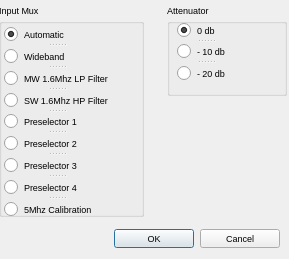
<?xml version="1.0" encoding="UTF-8"?>
<ui version="4.0">
 <class>ElektorOptions</class>
 <widget class="QDialog" name="ElektorOptions">
  <property name="geometry">
   <rect>
    <x>0</x>
    <y>0</y>
    <width>289</width>
    <height>259</height>
   </rect>
  </property>
  <property name="windowTitle">
   <string>Dialog</string>
  </property>
  <widget class="QWidget" name="layoutWidget">
   <property name="geometry">
    <rect>
     <x>4</x>
     <y>225</y>
     <width>276</width>
     <height>28</height>
    </rect>
   </property>
   <property name="font">
    <font>
     <pointsize>7</pointsize>
    </font>
   </property>
   <layout class="QHBoxLayout">
    <property name="spacing">
     <number>6</number>
    </property>
    <property name="margin">
     <number>0</number>
    </property>
    <item>
     <spacer>
      <property name="font">
       <font>
        <pointsize>7</pointsize>
       </font>
      </property>
      <property name="orientation">
       <enum>Qt::Horizontal</enum>
      </property>
      <property name="sizeHint" stdset="0">
       <size>
        <width>131</width>
        <height>31</height>
       </size>
      </property>
     </spacer>
    </item>
    <item>
     <widget class="QPushButton" name="okButton">
      <property name="font">
       <font>
        <pointsize>7</pointsize>
       </font>
      </property>
      <property name="text">
       <string>OK</string>
      </property>
     </widget>
    </item>
    <item>
     <widget class="QPushButton" name="cancelButton">
      <property name="font">
       <font>
        <pointsize>7</pointsize>
       </font>
      </property>
      <property name="text">
       <string>Cancel</string>
      </property>
     </widget>
    </item>
   </layout>
  </widget>
  <widget class="QGroupBox" name="groupBox">
   <property name="geometry">
    <rect>
     <x>-1</x>
     <y>4</y>
     <width>145</width>
     <height>213</height>
    </rect>
   </property>
   <property name="font">
    <font>
     <pointsize>7</pointsize>
    </font>
   </property>
   <property name="title">
    <string>Input Mux</string>
   </property>
   <widget class="QSplitter" name="splitter">
    <property name="geometry">
     <rect>
      <x>5</x>
      <y>21</y>
      <width>105</width>
      <height>193</height>
     </rect>
    </property>
    <property name="font">
     <font>
      <pointsize>7</pointsize>
     </font>
    </property>
    <property name="orientation">
     <enum>Qt::Vertical</enum>
    </property>
    <widget class="QRadioButton" name="automaticButton">
     <property name="font">
      <font>
       <pointsize>7</pointsize>
      </font>
     </property>
     <property name="text">
      <string>Automatic</string>
     </property>
     <property name="checkable">
      <bool>true</bool>
     </property>
     <property name="checked">
      <bool>true</bool>
     </property>
    </widget>
    <widget class="QRadioButton" name="widebandButton">
     <property name="font">
      <font>
       <pointsize>7</pointsize>
      </font>
     </property>
     <property name="text">
      <string>Wideband</string>
     </property>
    </widget>
    <widget class="QRadioButton" name="mwButton">
     <property name="font">
      <font>
       <pointsize>7</pointsize>
      </font>
     </property>
     <property name="text">
      <string>MW 1.6Mhz LP Filter</string>
     </property>
    </widget>
    <widget class="QRadioButton" name="swButton">
     <property name="font">
      <font>
       <pointsize>7</pointsize>
      </font>
     </property>
     <property name="text">
      <string>SW 1.6Mhz HP Filter</string>
     </property>
    </widget>
    <widget class="QRadioButton" name="pre1Button">
     <property name="font">
      <font>
       <pointsize>7</pointsize>
      </font>
     </property>
     <property name="text">
      <string>Preselector 1</string>
     </property>
    </widget>
    <widget class="QRadioButton" name="pre2Button">
     <property name="font">
      <font>
       <pointsize>7</pointsize>
      </font>
     </property>
     <property name="text">
      <string>Preselector 2</string>
     </property>
    </widget>
    <widget class="QRadioButton" name="pre3Button">
     <property name="font">
      <font>
       <pointsize>7</pointsize>
      </font>
     </property>
     <property name="text">
      <string>Preselector 3</string>
     </property>
    </widget>
    <widget class="QRadioButton" name="pre4Button">
     <property name="font">
      <font>
       <pointsize>7</pointsize>
      </font>
     </property>
     <property name="text">
      <string>Preselector 4</string>
     </property>
    </widget>
    <widget class="QRadioButton" name="calButton">
     <property name="font">
      <font>
       <pointsize>7</pointsize>
      </font>
     </property>
     <property name="text">
      <string>5Mhz Calibration</string>
     </property>
    </widget>
   </widget>
  </widget>
  <widget class="QGroupBox" name="groupBox_2">
   <property name="geometry">
    <rect>
     <x>167</x>
     <y>4</y>
     <width>120</width>
     <height>92</height>
    </rect>
   </property>
   <property name="font">
    <font>
     <pointsize>7</pointsize>
    </font>
   </property>
   <property name="title">
    <string>Attenuator</string>
   </property>
   <widget class="QSplitter" name="splitter_2">
    <property name="geometry">
     <rect>
      <x>10</x>
      <y>17</y>
      <width>57</width>
      <height>61</height>
     </rect>
    </property>
    <property name="font">
     <font>
      <pointsize>7</pointsize>
     </font>
    </property>
    <property name="orientation">
     <enum>Qt::Vertical</enum>
    </property>
    <widget class="QRadioButton" name="zeroDbButton">
     <property name="font">
      <font>
       <pointsize>7</pointsize>
      </font>
     </property>
     <property name="text">
      <string>0 db</string>
     </property>
     <property name="checked">
      <bool>true</bool>
     </property>
    </widget>
    <widget class="QRadioButton" name="tenDbButton">
     <property name="font">
      <font>
       <pointsize>7</pointsize>
      </font>
     </property>
     <property name="text">
      <string>- 10 db</string>
     </property>
    </widget>
    <widget class="QRadioButton" name="twentyDbButton">
     <property name="font">
      <font>
       <pointsize>7</pointsize>
      </font>
     </property>
     <property name="text">
      <string>- 20 db</string>
     </property>
    </widget>
   </widget>
  </widget>
 </widget>
 <resources/>
 <connections>
  <connection>
   <sender>okButton</sender>
   <signal>clicked()</signal>
   <receiver>ElektorOptions</receiver>
   <slot>accept()</slot>
   <hints>
    <hint type="sourcelabel">
     <x>278</x>
     <y>253</y>
    </hint>
    <hint type="destinationlabel">
     <x>96</x>
     <y>254</y>
    </hint>
   </hints>
  </connection>
  <connection>
   <sender>cancelButton</sender>
   <signal>clicked()</signal>
   <receiver>ElektorOptions</receiver>
   <slot>reject()</slot>
   <hints>
    <hint type="sourcelabel">
     <x>369</x>
     <y>253</y>
    </hint>
    <hint type="destinationlabel">
     <x>179</x>
     <y>282</y>
    </hint>
   </hints>
  </connection>
 </connections>
</ui>
